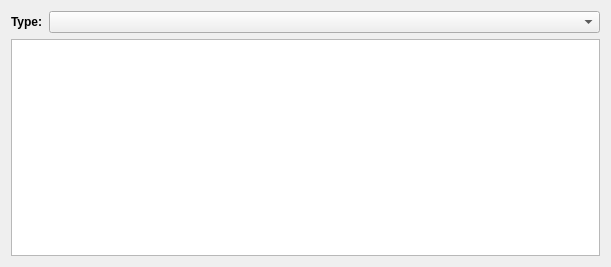
<?xml version="1.0" encoding="UTF-8"?>
<ui version="4.0">
 <class>SetupTabMatrix</class>
 <widget class="QWidget" name="SetupTabMatrix">
  <property name="geometry">
   <rect>
    <x>0</x>
    <y>0</y>
    <width>611</width>
    <height>267</height>
   </rect>
  </property>
  <property name="windowTitle">
   <string>Matrix</string>
  </property>
  <layout class="QVBoxLayout" name="verticalLayout">
   <item>
    <layout class="QHBoxLayout" name="horizontalLayout">
     <item>
      <widget class="QLabel" name="label_4">
       <property name="font">
        <font>
         <weight>75</weight>
         <bold>true</bold>
        </font>
       </property>
       <property name="text">
        <string>Type:</string>
       </property>
      </widget>
     </item>
     <item>
      <widget class="QComboBox" name="comboBoxConversionType">
       <property name="sizePolicy">
        <sizepolicy hsizetype="Expanding" vsizetype="Fixed">
         <horstretch>0</horstretch>
         <verstretch>0</verstretch>
        </sizepolicy>
       </property>
      </widget>
     </item>
    </layout>
   </item>
   <item>
    <widget class="QTableView" name="tableViewOperations">
     <property name="sizePolicy">
      <sizepolicy hsizetype="Expanding" vsizetype="MinimumExpanding">
       <horstretch>0</horstretch>
       <verstretch>0</verstretch>
      </sizepolicy>
     </property>
     <property name="contextMenuPolicy">
      <enum>Qt::CustomContextMenu</enum>
     </property>
     <property name="alternatingRowColors">
      <bool>true</bool>
     </property>
     <attribute name="horizontalHeaderMinimumSectionSize">
      <number>10</number>
     </attribute>
     <attribute name="verticalHeaderMinimumSectionSize">
      <number>10</number>
     </attribute>
    </widget>
   </item>
  </layout>
 </widget>
 <resources/>
 <connections/>
</ui>
